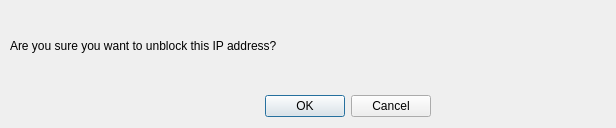
<?xml version="1.0" encoding="UTF-8"?>
<ui version="4.0">
 <class>confirmDeleteBox</class>
 <widget class="QDialog" name="confirmDeleteBox">
  <property name="geometry">
   <rect>
    <x>0</x>
    <y>0</y>
    <width>616</width>
    <height>128</height>
   </rect>
  </property>
  <property name="windowTitle">
   <string>Confirm Remove</string>
  </property>
  <widget class="QDialogButtonBox" name="buttonBox">
   <property name="geometry">
    <rect>
     <x>250</x>
     <y>90</y>
     <width>181</width>
     <height>32</height>
    </rect>
   </property>
   <property name="orientation">
    <enum>Qt::Horizontal</enum>
   </property>
   <property name="standardButtons">
    <set>QDialogButtonBox::Cancel|QDialogButtonBox::Ok</set>
   </property>
  </widget>
  <widget class="QLabel" name="ipToDelete">
   <property name="geometry">
    <rect>
     <x>10</x>
     <y>10</y>
     <width>721</width>
     <height>71</height>
    </rect>
   </property>
   <property name="text">
    <string>Are you sure you want to unblock this IP address?</string>
   </property>
  </widget>
 </widget>
 <resources/>
 <connections>
  <connection>
   <sender>buttonBox</sender>
   <signal>accepted()</signal>
   <receiver>confirmDeleteBox</receiver>
   <slot>accept()</slot>
   <hints>
    <hint type="sourcelabel">
     <x>248</x>
     <y>124</y>
    </hint>
    <hint type="destinationlabel">
     <x>157</x>
     <y>156</y>
    </hint>
   </hints>
  </connection>
  <connection>
   <sender>buttonBox</sender>
   <signal>rejected()</signal>
   <receiver>confirmDeleteBox</receiver>
   <slot>reject()</slot>
   <hints>
    <hint type="sourcelabel">
     <x>270</x>
     <y>130</y>
    </hint>
    <hint type="destinationlabel">
     <x>286</x>
     <y>156</y>
    </hint>
   </hints>
  </connection>
 </connections>
</ui>
